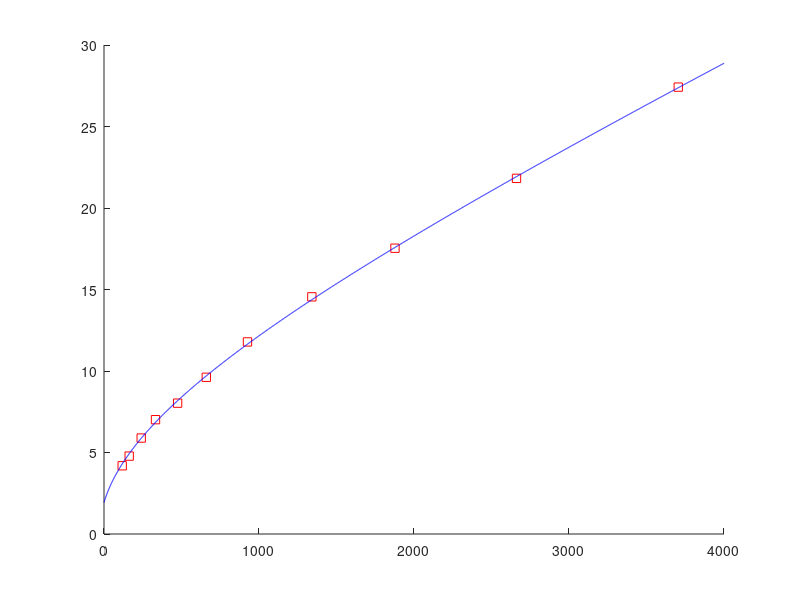
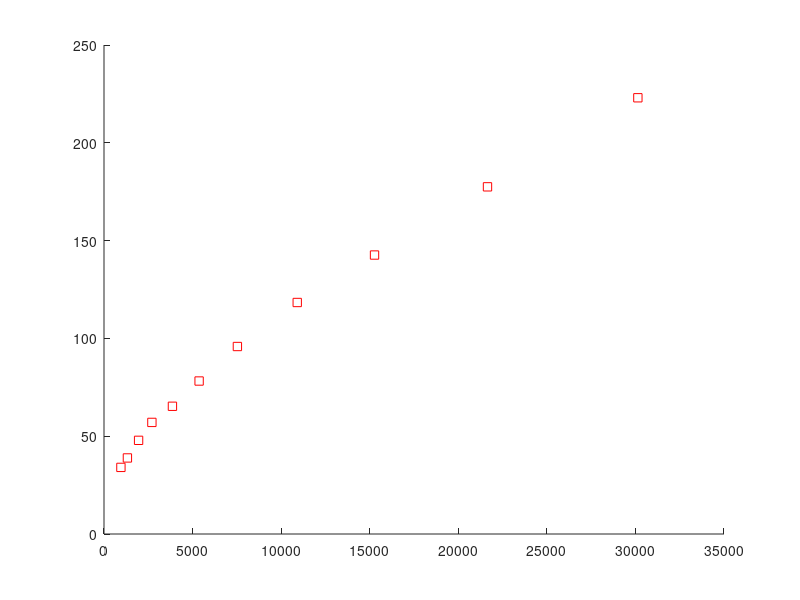

Recreate these plots in MATLAB, in order.

%   EJERCICIO 3
fprintf('EJERCICIO 3\n');

load ruido;
E=zeros(11,1);
S=zeros(11,1);

for k=1:11
    frame=ruido(:,:,k);
    E(k)=mean2(frame)-128;
    S(k)=std2(frame);
end

figure(5);
hold on; plot(E,S,'rs');

H=[E.^0 E E.^2];
c=H\(S.^2);
e=(0:4000);
s=sqrt(c(1)+c(2)*e+c(3)*e.^2);
hold on; plot(e,s,'b'); hold off
fprintf('desvlectura=%f\n', sqrt(c(1)));
G=c(2);
fprintf('G=%f\n', G);
E=E/G;
S=S/G;
figure(6);
hold on; plot(E,S,'rs'); hold off

c3=sqrt(c(3));
fprintf('constante=%f\n', c3*100);
